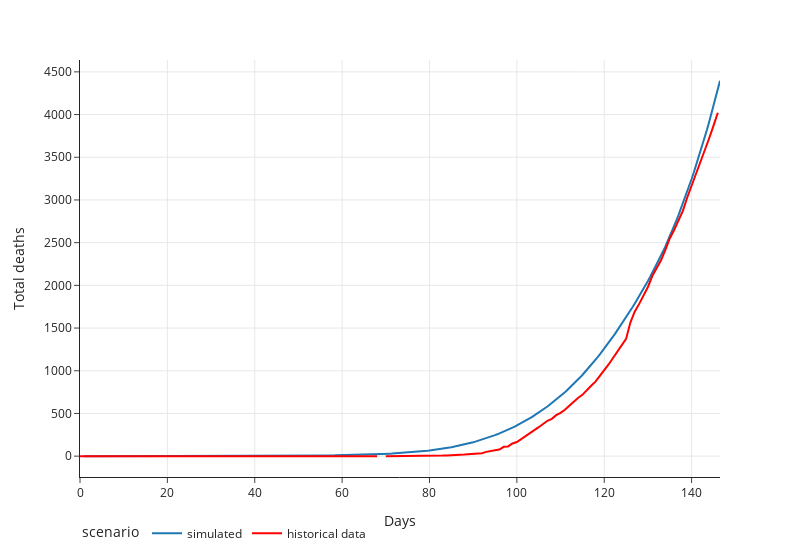

The notebook cell this image was saved under:
### Markdown cell above
## Total deaths
Comparison of the historical and simulated total deaths over the first 146 days of the pandemic

### Code cell
sim.reference_plot(sim.get_run_data(),reference,'covid_deaths','total_deaths','Days','Total deaths','','Reference plot')

### Figure 1 — Plotly figure (JSON) as saved in the notebook; plotly's stock layout.template omitted (floating-point values rounded to 4 significant figures; data arrays with more than 128 entries replaced by an {"elided": "..."} marker saying what was removed)
{"data": [{"hovertemplate": "scenario=simulated<br>time=%{x}<br>covid_deaths=%{y}<extra></extra>", "legendgroup": "simulated", "line": {"color": "#1F77B4", "dash": "solid"}, "mode": "lines", "name": "simulated", "orientation": "v", "showlegend": true, "type": "scatter", "x": {"elided": "292 float values"}, "xaxis": "x", "y": {"elided": "292 float values"}, "yaxis": "y"}, {"line": {"color": "red"}, "mode": "lines", "name": "historical data", "showlegend": true, "type": "scatter", "x": {"elided": "147 int values"}, "y": {"elided": "147 int values"}}], "layout": {"legend": {"orientation": "h", "title": {"text": "scenario"}, "tracegroupgap": 0}, "margin": {"t": 60}, "width": 800, "xaxis": {"anchor": "y", "domain": [0, 1], "title": {"text": "Days"}}, "yaxis": {"anchor": "x", "domain": [0, 1], "title": {"text": "Total deaths"}}}}
